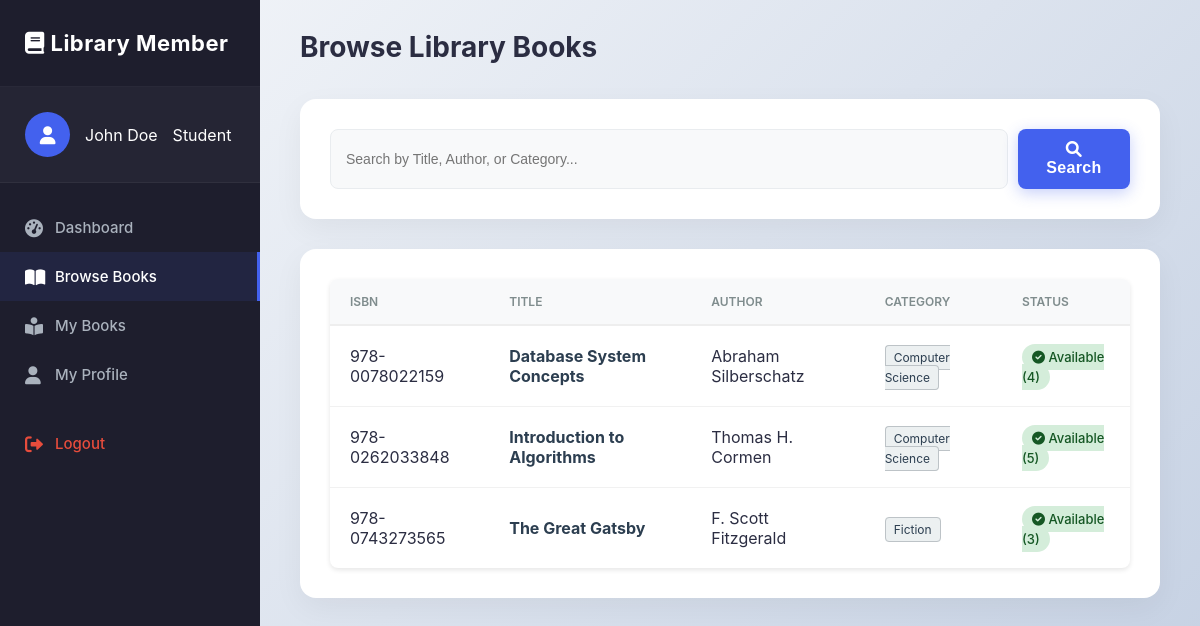
The page /member/books.php (signed in) on the database its author committed.
### tables this page shows
CREATE TABLE books (
    id INT AUTO_INCREMENT PRIMARY KEY,
    title VARCHAR(200) NOT NULL,
    author VARCHAR(100) NOT NULL,
    isbn VARCHAR(20) UNIQUE NOT NULL,
    category VARCHAR(50),
    description TEXT,
    total_copies INT DEFAULT 1,
    available_copies INT DEFAULT 1,
    added_date TIMESTAMP DEFAULT CURRENT_TIMESTAMP
);

### member/books.php (the view, shortened to what this page needs)
<?php
require_once '../config/db.php';
$search = $_GET['search'] ?? '';
$sql = "SELECT * FROM books";
$sql .= " ORDER BY title ASC";
$result = mysqli_query($conn, $sql);
?>
<!DOCTYPE html>
<html lang="en">
<head>
    <link rel="stylesheet" href="../assets/css/style.css">
    <link rel="stylesheet" href="../assets/css/admin.css">
    <link rel="stylesheet" href="https://cdnjs.cloudflare.com/ajax/libs/font-awesome/6.0.0/css/all.min.css">
</head>
<body>
<div class="admin-container">
    <?php include 'member_sidebar.php'; ?>
    <div class="main-content">
        <div class="content-header">
            <h1>Browse Library Books</h1>
        </div>
        <div class="card">
            <form method="GET" style="display: flex; gap: 10px;">
                <input type="text" name="search" class="form-control"
                       placeholder="Search by Title, Author, or Category..."
                       value="<?= htmlspecialchars($search) ?>">
                <button type="submit" class="btn btn-primary">
                    <i class="fas fa-search"></i> Search
                </button>
            </form>
        </div>
        <div class="card">
            <div class="table-responsive">
                <table class="table">
                    <thead>
                        <tr>
                            <th>ISBN</th>
                            <th>Title</th>
                            <th>Author</th>
                            <th>Category</th>
                            <th>Status</th>
                        </tr>
                    </thead>
                    <tbody>
                    <?php if (mysqli_num_rows($result) > 0): ?>
                        <?php while ($book = mysqli_fetch_assoc($result)):
                            $is_available = $book['available_copies'] > 0;
                        ?>
                        <tr>
                            <td><?= htmlspecialchars($book['isbn']) ?></td>
                            <td style="font-weight: bold; color: #2c3e50;">
                                <?= htmlspecialchars($book['title']) ?>
                            </td>
                            <td><?= htmlspecialchars($book['author']) ?></td>
                            <td><span class="badge-category"><?= htmlspecialchars($book['category']) ?></span></td>
                            <td>
                                <?php if ($is_available): ?>
                                    <span class="status-badge available">
                                        <i class="fas fa-check-circle"></i> Available (<?= $book['available_copies'] ?>)
                                    </span>
                                <?php else: ?>
                                    <span class="status-badge out-of-stock">
                                        <i class="fas fa-times-circle"></i> Out of Stock
                                    </span>
                                <?php endif; ?>
                            </td>
                        </tr>
                        <?php endwhile; ?>
                    <?php else: ?>
                        <tr>
                            <td colspan="5" style="text-align: center; padding: 20px;">No books found matching your search.</td>
                        </tr>
                    <?php endif; ?>
                    </tbody>
                </table>
            </div>
        </div>
    </div>
</div>
</body>
</html>

### member/member_sidebar.php (shortened to what this page needs)
<div class="sidebar">
    <div class="sidebar-header">
        <h3><i class="fas fa-book"></i> <span>Library Member</span></h3>
    </div>
    <div class="user-info">
        <div class="user-avatar">
            <i class="fas fa-user"></i>
        </div>
        <div class="user-name"><?php echo htmlspecialchars($_SESSION['full_name']); ?></div>
        <div class="user-role">Student</div>
    </div>
    <div class="sidebar-menu">
        <a href="dashboard.php" class="menu-item <?php echo basename($_SERVER['PHP_SELF']) == 'dashboard.php' ? 'active' : ''; ?>">
            <i class="fas fa-tachometer-alt"></i>
            <span>Dashboard</span>
        </a>
        <a href="books.php" class="menu-item <?php echo basename($_SERVER['PHP_SELF']) == 'books.php' ? 'active' : ''; ?>">
            <i class="fas fa-book-open"></i>
            <span>Browse Books</span>
        </a>
        <a href="issued_books.php" class="menu-item <?php echo basename($_SERVER['PHP_SELF']) == 'issued_books.php' ? 'active' : ''; ?>">
            <i class="fas fa-book-reader"></i>
            <span>My Books</span>
        </a>
        <a href="profile.php" class="menu-item <?php echo basename($_SERVER['PHP_SELF']) == 'profile.php' ? 'active' : ''; ?>">
            <i class="fas fa-user"></i>
            <span>My Profile</span>
        </a>
        <a href="../auth/logout.php" class="menu-item" style="margin-top: 20px; color: #e74c3c;">
            <i class="fas fa-sign-out-alt"></i>
            <span>Logout</span>
        </a>
    </div>
</div>

### assets/css/style.css (style rules this page uses)
* { margin: 0; padding: 0; box-sizing: border-box; }
body { font-family: 'Segoe UI', Tahoma, Geneva, Verdana, sans-serif; background: linear-gradient(135deg, #f5f7fa 0%, #c3cfe2 100%); min-height: 100vh; color: #333; }
.btn { display: inline-block; padding: 10px 20px; border: none; border-radius: 5px; cursor: pointer; font-size: 16px; font-weight: 500; transition: all 0.3s; text-decoration: none; text-align: center; }
.btn-primary { background: #3498db; color: white; }
.card { background: white; border-radius: 10px; box-shadow: 0 4px 15px rgba(0,0,0,0.1); padding: 25px; margin-bottom: 25px; }
.table { width: 100%; border-collapse: collapse; background: white; border-radius: 8px; overflow: hidden; box-shadow: 0 2px 5px rgba(0,0,0,0.1); }
.table th { background: #2c3e50; color: white; padding: 15px; text-align: left; font-weight: 600; }
.table td { padding: 12px 15px; border-bottom: 1px solid #eee; }
.form-control { width: 100%; padding: 12px; border: 2px solid #ddd; border-radius: 6px; font-size: 16px; transition: border 0.3s; }

### assets/css/admin.css (style rules this page uses)
:root { --primary: #4361ee; --primary-hover: #3a53d0; --secondary: #3f37c9; --success: #4cc9f0; --danger: #f72585; --dark: #1e1e2d; --light: #f8f9fa; --gray: #aab2bd; --text: #2b2d42; --shadow: 0 10px 30px rgba(0, 0, 0, 0.05); }
body { background-color: #f3f4f6; font-family: 'Inter', 'Segoe UI', sans-serif; }
.admin-container { display: flex; min-height: 100vh; }
.sidebar { width: 260px; background: var(--dark); color: #fff; position: fixed; height: 100vh; transition: all 0.3s ease; z-index: 1000; }
.sidebar-header { padding: 30px 25px; border-bottom: 1px solid rgba(255, 255, 255, 0.05); }
.sidebar-header h3 { font-size: 22px; font-weight: 700; color: #fff; letter-spacing: 0.5px; }
.user-info { padding: 25px; display: flex; align-items: center; gap: 15px; background: rgba(255,255,255,0.03); border-bottom: 1px solid rgba(255, 255, 255, 0.05); }
.user-avatar { width: 45px; height: 45px; background: var(--primary); border-radius: 50%; display: flex; align-items: center; justify-content: center; font-size: 18px; color: white; }
.sidebar-menu { padding: 20px 0; }
.menu-item { padding: 15px 25px; display: flex; align-items: center; color: var(--gray); text-decoration: none; transition: 0.3s; font-weight: 500; font-size: 15px; }
.menu-item i { width: 30px; font-size: 18px; }
.menu-item:hover, .menu-item.active { color: #fff; background: rgba(67, 97, 238, 0.1); border-right: 3px solid var(--primary); }
.main-content { flex: 1; margin-left: 260px; padding: 30px 40px; }
.content-header { display: flex; justify-content: space-between; align-items: center; margin-bottom: 35px; }
.content-header h1 { font-size: 28px; color: var(--text); font-weight: 700; }
.card { background: #fff; border-radius: 16px; padding: 30px; box-shadow: var(--shadow); border: none; margin-bottom: 30px; }
.table { width: 100%; border-collapse: separate; border-spacing: 0; }
.table th { background: #f8f9fa; color: #7f8c8d; font-weight: 600; text-transform: uppercase; font-size: 12px; padding: 15px 20px; border-bottom: 2px solid #eee; }
.table td { padding: 20px; border-bottom: 1px solid #f1f1f1; color: var(--text); vertical-align: middle; }
.table tr:last-child td { border-bottom: none; }
.form-control { background: #f8f9fa; border: 1px solid #e9ecef; border-radius: 8px; padding: 12px 15px; font-size: 14px; }
.btn { border-radius: 8px; padding: 12px 24px; font-weight: 600; letter-spacing: 0.3px; transition: all 0.3s; }
.btn-primary { background: var(--primary); box-shadow: 0 4px 15px rgba(67, 97, 238, 0.3); }

### member/books.php (style rules this page uses)
.badge-category { background: #ecf0f1; color: #2c3e50; padding: 4px 8px; border-radius: 4px; font-size: 12px; border: 1px solid #bdc3c7; }
.status-badge { padding: 5px 10px; border-radius: 15px; font-size: 13px; font-weight: 500; }
.status-badge.available { background-color: #d4edda; color: #155724; }

### rows shown on the page
books: isbn "978-0078022159", title "Database System Concepts", author "Abraham Silberschatz", category "Computer Science", available_copies "4"
books: isbn "978-0262033848", title "Introduction to Algorithms", author "Thomas H. Cormen", category "Computer Science", available_copies "5"
books: isbn "978-0743273565", title "The Great Gatsby", author "F. Scott Fitzgerald", category "Fiction", available_copies "3"

### other values the page prints
$_SESSION['full_name'] "John Doe"
